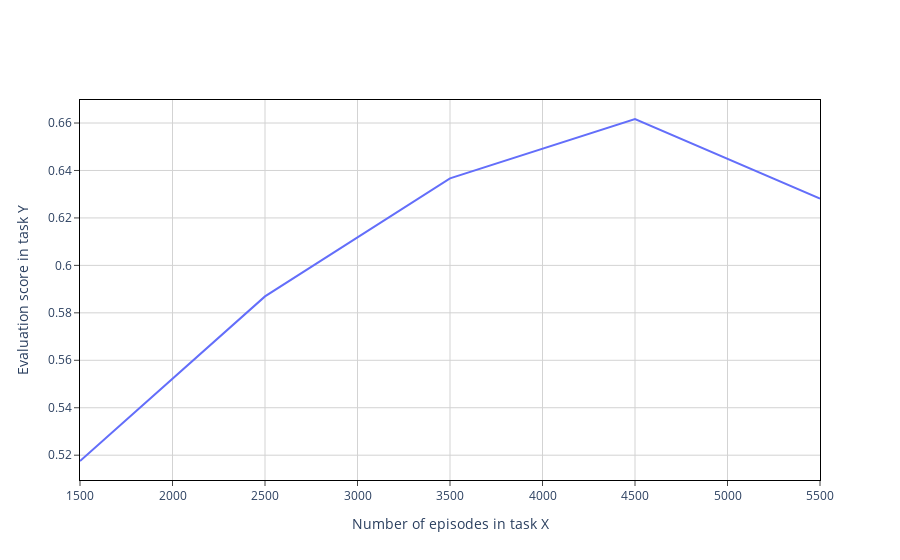

Notebook code for this chart:
### Code cell
vis.plot_evaluation_impact(
    n_episodes_x=n_episodes_x, 
    task_runs_y=eval_task_y_stats,
    save_format='svg',
    save_path='./outputs/plots/lava',
)

### Figure 1 — Plotly figure (JSON) as saved in the notebook; plotly's stock layout.template omitted (floating-point values rounded to 4 significant figures)
{"data": [{"mode": "lines", "type": "scatter", "x": [1500, 2500, 3500, 4500, 5500], "y": [0.5176, 0.5869, 0.6367, 0.6617, 0.6281]}], "layout": {"font": {"size": 12}, "legend": {"orientation": "h", "x": 0, "xanchor": "left", "y": -0.2, "yanchor": "top"}, "plot_bgcolor": "white", "title": {"x": 0.5}, "xaxis": {"gridcolor": "lightgrey", "linecolor": "black", "mirror": true, "showline": true, "ticks": "outside", "title": {"text": "Number of episodes in task X"}}, "yaxis": {"gridcolor": "lightgrey", "linecolor": "black", "mirror": true, "showline": true, "ticks": "outside", "title": {"text": "Evaluation score in task Y"}}}}
